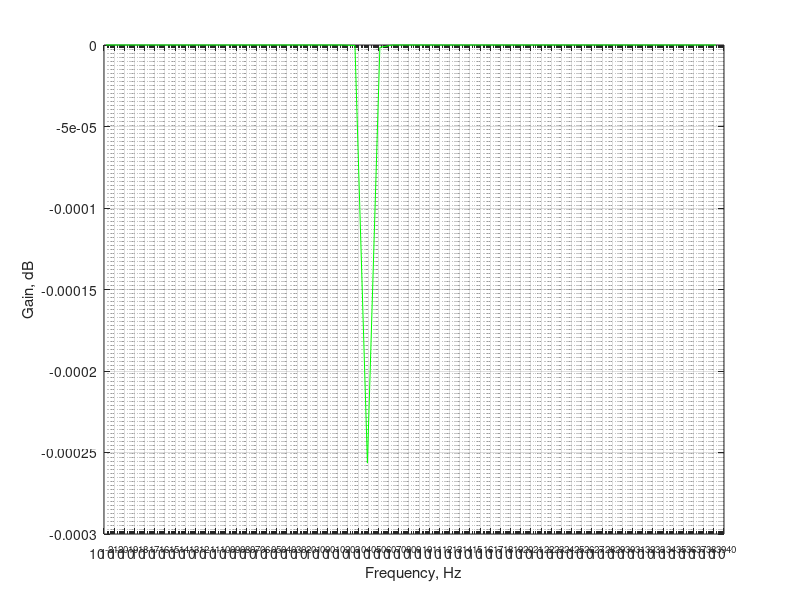

MATLAB code for this plot: (Note: this script raises an error after producing the figure.)
%To design a RLC BSF with cutoff frequency 124 kHz or 124000 Hz -
fc = 124000;
%BandWidth = 124200-123800 = 400
BW = 2*pi*800;
R = 100;
Q = 2*pi*fc/BW;
L = (R*Q)/(2*pi*fc);
C = 1/(4*pi*pi*fc*fc*L);
%Then, in Transfer function-
numerator = [L*C 0 1];
denominator = [L*C R*C 1];
w = logspace(-20,40);
h = freqs(numerator,denominator,w);
f = w/(2*pi);
magnitude = 20*log10(abs(h));
semilogx(f,magnitude,'g');
grid on;
xlabel('Frequency, Hz');
ylabel('Gain, dB');
xline(124000,'r','124 kHz');